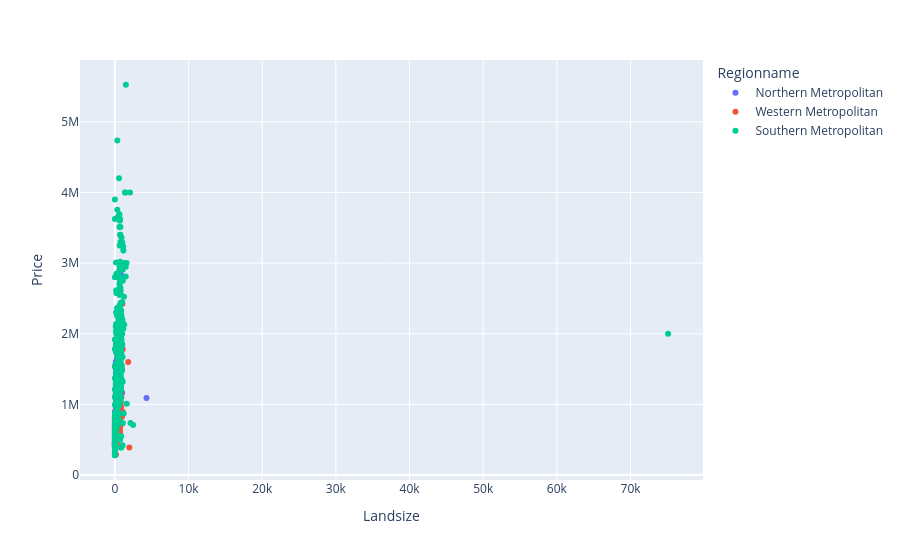

Notebook code for this chart:
### Markdown cell above
## <p style="background-color:#9d4f8c; font-family:newtimeroman; color:#FFF9ED; font-size:150%; text-align:center; border-radius:10px 10px;">SCATTER PLOTS WITH PLOTLY</p>

<a id="0"></a>
<a href="#toc" class="btn btn-primary btn-sm" role="button" aria-pressed="true" 
style="color:blue; background-color:#dfa8e4" data-toggle="popover">Content</a>

Scatterplots are a great way to analyze data distribution and the relation between various data fields. Various trends in data can be analyzed and plotted. Plotting scatter plots with Plotly is very easy. Let us make a scatter plot to understand the data distribution.

### Code cell
fig = px.scatter(melb, x="Landsize", y="Price", color="Regionname")
fig.show()

### Figure 1 — Plotly figure (JSON) as saved in the notebook; plotly's stock layout.template omitted (floating-point values rounded to 4 significant figures; data arrays with more than 128 entries replaced by an {"elided": "..."} marker saying what was removed)
{"data": [{"hovertemplate": "Regionname=Northern Metropolitan<br>Landsize=%{x}<br>Price=%{y}<extra></extra>", "legendgroup": "Northern Metropolitan", "marker": {"color": "#636efa", "symbol": "circle"}, "mode": "markers", "name": "Northern Metropolitan", "orientation": "v", "showlegend": true, "type": "scatter", "x": [202, 156, 134, 94, 120, 181, 245, 256, null, null, 0, 220, null, null, null, 0, 214, 0, null, null, 195, 0, 238, 113, null, 138, 183, 150, 780, 0, 4290, 0, 124, 147, null, null, 0, 166, 0, 98, null, 0, null, 147, 168, 0, 162, 120, 182, null, 172, null, 853, 208, 411, null, null, 599, 809, 88, 155, 0, null, 686, 592, null, 183, 606, 575, 180, 0, 0, 0, null, null, null, 979, null, 556, 597, 589], "xaxis": "x", "y": [1480000, 1035000, 1465000, 850000, 1600000, 941000, 1876000, 1636000, 1000000, 745000, 300000, 1097000, 542000, 760000, 481000, 700000, 1350000, 750000, 1985000, 500000, 1172500, 441000, 1310000, 1200000, 847000, 1176500, 955000, 890000, 1330000, 900000, 1090000, 500000, 1100000, 1315000, 480000, 423500, 426000, 1447500, 457000, 1135000, 700000, 1542000, 962000, 1290000, 1290000, 470000, 1180000, 1195000, 1012500, 970000, 1030000, 927000, 2000000, 1110000, 1492000, 480000, 1304000, 1717500, 2840000, 525500, 805000, 465000, 1480000, 2000000, 1540000, 590000, 820000, 1830000, 2100000, 865000, 390000, 650000, 512000, 1361000, 1310000, 570000, 1165000, 530000, 1900000, 1485000, 1950000], "yaxis": "y"}, {"hovertemplate": "Regionname=Western Metropolitan<br>Landsize=%{x}<br>Price=%{y}<extra></extra>", "legendgroup": "Western Metropolitan", "marker": {"color": "#EF553B", "symbol": "circle"}, "mode": "markers", "name": "Western Metropolitan", "orientation": "v", "showlegend": true, "type": "scatter", "x": {"elided": "359 int values"}, "xaxis": "x", "y": {"elided": "359 int values"}, "yaxis": "y"}, {"hovertemplate": "Regionname=Southern Metropolitan<br>Landsize=%{x}<br>Price=%{y}<extra></extra>", "legendgroup": "Southern Metropolitan", "marker": {"color": "#00cc96", "symbol": "circle"}, "mode": "markers", "name": "Southern Metropolitan", "orientation": "v", "showlegend": true, "type": "scatter", "x": {"elided": "560 int values"}, "xaxis": "x", "y": {"elided": "560 int values"}, "yaxis": "y"}], "layout": {"legend": {"title": {"text": "Regionname"}, "tracegroupgap": 0}, "margin": {"t": 60}, "xaxis": {"anchor": "y", "domain": [0, 1], "title": {"text": "Landsize"}}, "yaxis": {"anchor": "x", "domain": [0, 1], "title": {"text": "Price"}}}}
